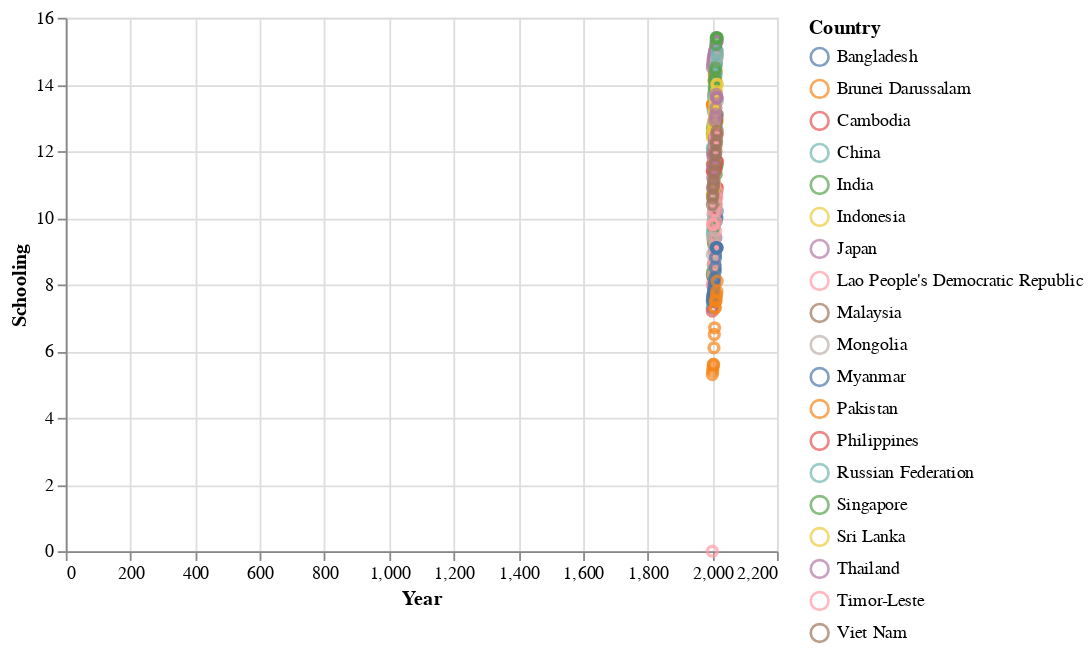

This figure's notebook cell:
### Markdown cell above
**Schooling**
- Looking at the countries in schooling; both North Korea and South Korea can't be found

### Code cell
alt.Chart(FactorHealth1).mark_point().encode(
    x ='Year',
    y ='Schooling',
    color = 'Country'
)

### Figure 1 — Vega-Lite specification as saved in the notebook (floating-point values rounded to 4 significant figures; data arrays with more than 128 entries replaced by an {"elided": "..."} marker saying what was removed)
{"config": {"view": {"continuousWidth": 400, "continuousHeight": 300}}, "data": {"name": "data-5d7784e6133ec95ec4ff5e057c2af840"}, "mark": "point", "encoding": {"color": {"field": "Country", "type": "nominal"}, "x": {"field": "Year", "type": "quantitative"}, "y": {"field": "Schooling", "type": "quantitative"}}, "$schema": "https://vega.github.io/schema/vega-lite/v4.17.0.json", "datasets": {"data-5d7784e6133ec95ec4ff5e057c2af840": {"elided": "336 records"}}}
